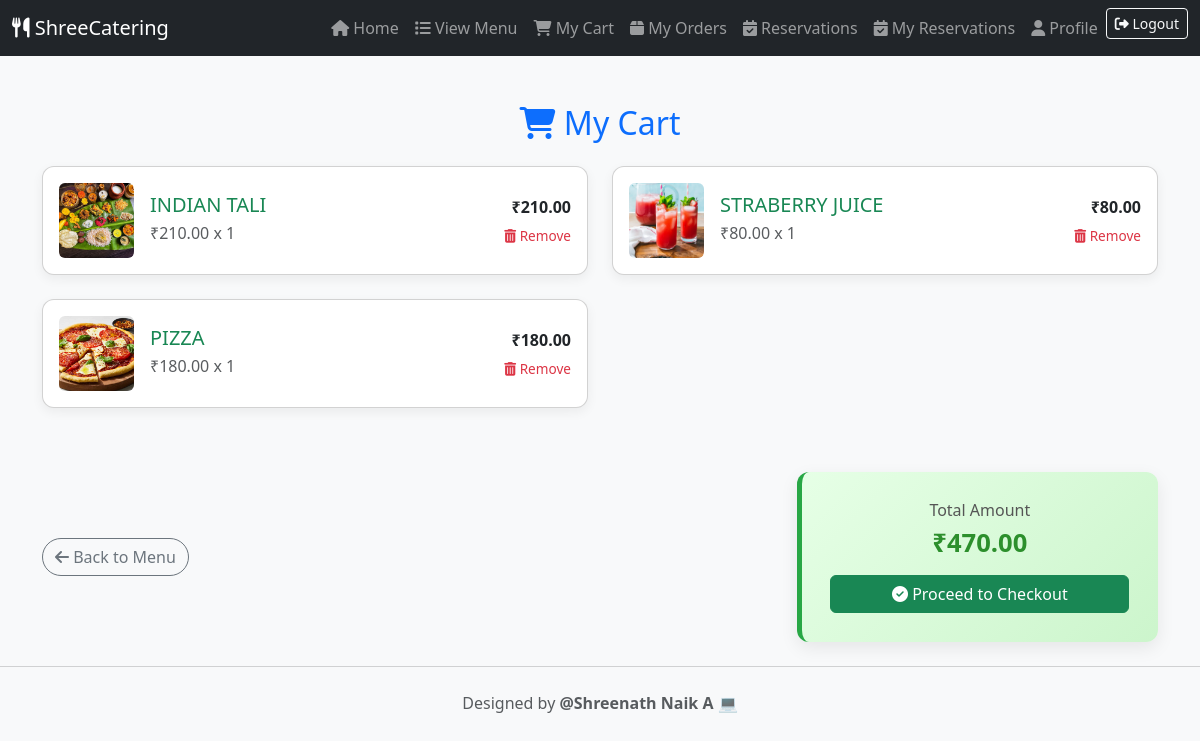
Page /customer/cart/ (signed in) on the committed database.
### main/models.py (models this page shows, shortened)
class MenuItem(models.Model):
    name = models.CharField(max_length=100)
    image = models.ImageField(upload_to='menu_images/')
    price = models.DecimalField(max_digits=6, decimal_places=2)
    description = models.TextField()

### main/views.py (the view)
# urls.py: path('customer/cart/', views.my_cart, name='my_cart'),
@login_required
def my_cart(request):
    cart_items = CartItem.objects.filter(user=request.user)
    cart_data = []
    total = 0
    for item in cart_items:
        subtotal = item.quantity * item.item.price
        total += subtotal
        cart_data.append({
            'id': item.id,
            'item': item.item,
            'quantity': item.quantity,
            'subtotal': subtotal,
        })
    return render(request, 'customer/my_cart.html', {
        'cart_items': cart_data,
        'total': total
    })

### main/templates/customer/my_cart.html (shortened to what this page needs)
<!DOCTYPE html>
{% load static %}
<html lang="en">
<head>
  <link rel="stylesheet" href="https://cdn.jsdelivr.net/npm/bootstrap@5.3.0/dist/css/bootstrap.min.css">
  <link rel="stylesheet" href="https://cdnjs.cloudflare.com/ajax/libs/font-awesome/6.5.0/css/all.min.css">
</head>
<body>
<nav class="navbar navbar-expand-lg navbar-dark bg-dark">
  <div class="container-fluid">
    <a class="navbar-brand" href="{% url 'customer_dashboard' %}">
      <i class="fas fa-utensils"></i> ShreeCatering
    </a>
    <div class="collapse navbar-collapse" id="navbarNav">
      <ul class="navbar-nav ms-auto">
        <li class="nav-item"><a class="nav-link" href="{% url 'customer_dashboard' %}"><i class="fas fa-home"></i> Home</a></li>
        <li class="nav-item"><a class="nav-link" href="{% url 'view_menu' %}"><i class="fas fa-list"></i> View Menu</a></li>
          <li class="nav-item">
            <a class="nav-link" href="{% url 'view_cart' %}">
              <i class="fas fa-cart-shopping"></i> My Cart
            </a>
          </li>
        <li class="nav-item"><a class="nav-link" href="{% url 'my_orders' %}"><i class="fas fa-box"></i> My Orders</a></li>
        <li class="nav-item"><a class="nav-link" href="{% url 'make_reservation' %}"><i class="fas fa-calendar-check"></i> Reservations</a></li>
        <li class="nav-item"><a class="nav-link" href="{% url 'my_reservations' %}"><i class="fas fa-calendar-check"></i> My Reservations</a></li>
        <li class="nav-item"><a class="nav-link" href="{% url 'customer_profile' %}"><i class="fas fa-user"></i> Profile</a></li>
        <li class="nav-item">
          <form method="post" action="{% url 'logout' %}">
            <button type="submit" class="btn btn-outline-light btn-sm">
              <i class="fas fa-sign-out-alt"></i> Logout
            </button>
          </form>
        </li>
      </ul>
    </div>
  </div>
</nav>
<div class="container mt-5">
  <h2 class="text-center text-primary mb-4"><i class="fas fa-cart-shopping"></i> My Cart</h2>
  {% if cart_items %}
    <div class="row g-4">
      {% for item in cart_items %}
        <div class="col-md-6">
          <div class="card cart-card p-3">
            <div class="d-flex justify-content-between align-items-center">
              <div class="d-flex align-items-center">
                <img src="{{ item.item.image.url }}" class="cart-img me-3" alt="{{ item.item.name }}">
                <div>
                  <h5 class="mb-1 text-success">{{ item.item.name }}</h5>
                  <p class="mb-1 text-muted">₹{{ item.item.price }} x {{ item.quantity }}</p>
                </div>
              </div>
              <div class="text-end">
                <div class="fw-bold text-dark mb-1">₹{{ item.subtotal }}</div>
                <form method="post" action="{% url 'remove_from_cart' item.id %}">
                  <button class="remove-btn"><i class="fas fa-trash-alt"></i> Remove</button>
                </form>
              </div>
            </div>
          </div>
        </div>
      {% endfor %}
    </div>
    <div class="row mt-5 g-3 justify-content-between align-items-center">
      <div class="col-md-6">
        <a href="{% url 'view_menu' %}" class="btn btn-outline-secondary">
          <i class="fas fa-arrow-left"></i> Back to Menu
        </a>
      </div>
      <div class="col-md-4 text-end">
        <div class="summary-box text-center">
          <h5>Total Amount</h5>
          <h4 class="mb-3">₹{{ total }}</h4>
          <a href="{% url 'place_order' %}" class="btn btn-success w-100">
            <i class="fas fa-check-circle"></i> Proceed to Checkout
          </a>
        </div>
      </div>
    </div>
  {% endif %}
</div>
<footer class="text-center text-muted mb-4">
  <hr class="my-4">
  <p>Designed by <strong>@Shreenath Naik A</strong> 💻</p>
</footer>
</body>
</html>

### main/templates/customer/my_cart.html (style rules this page uses)
body { background: #f8f9fa; }
.cart-card { border-radius: 12px; box-shadow: 0 4px 12px rgba(0,0,0,0.06); transition: 0.3s; }
.remove-btn { background-color: transparent; border: none; color: #dc3545; font-size: 0.85rem; padding: 0; }
.cart-img { width: 75px; height: 75px; object-fit: cover; border-radius: 6px; }
.summary-box { background: linear-gradient(135deg, #e6ffe6, #ccf5cc); padding: 1.8rem; border-radius: 12px; box-shadow: 0 6px 18px rgba(0, 0, 0, 0.08); border-left: 5px solid #28a745; transition: 0.3s ease-in-out; }
.summary-box h5 { font-size: 1rem; color: #555; }
.summary-box h4 { font-size: 1.6rem; font-weight: bold; color: #2c8f2c; }
.btn-outline-secondary { border-radius: 50px; font-weight: 500; transition: all 0.3s ease; }

### rows in the picture
MenuItem: item.image (picture), item.name "INDIAN TALI", item.price "210.00", quantity "1", subtotal "210.00"
MenuItem: item.image (picture), item.name "STRABERRY JUICE", item.price "80.00", quantity "1", subtotal "80.00"
MenuItem: item.image (picture), item.name "PIZZA", item.price "180.00", quantity "1", subtotal "180.00"

### other values in the picture
{{ total }} "470.00"
